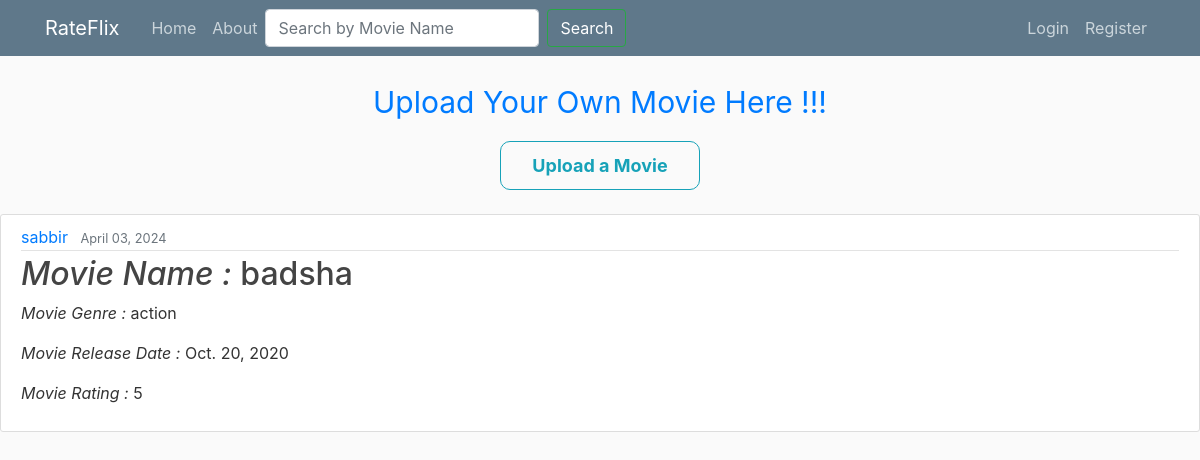
The app's page /, older data.
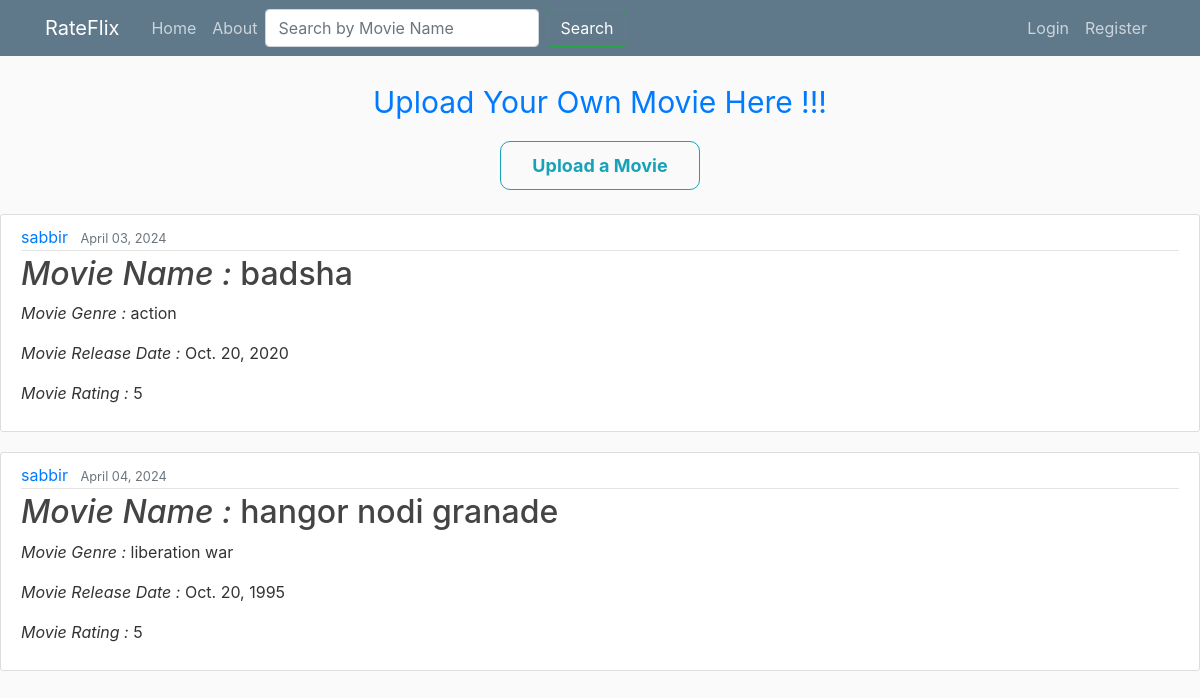
The same page, newer data.
### movies/models.py (models this page shows, shortened)
class Movie(models.Model):
    name = models.CharField(max_length=100)
    genre = models.CharField(max_length=50)
    rating = models.CharField(max_length=5)
    release_date = models.DateField()
    date_posted = models.DateTimeField(default = timezone.now)
    author = models.ForeignKey(User, on_delete = models.CASCADE)

### movies/views.py (the view)
# urls.py: path('', MovieListView.as_view(), name='movie-list'),
class MovieListView(ListView):
    model = Movie
    template_name = 'movies/movie_list.html'
    context_object_name = 'movies'
    ordering = ['-release_date']
    paginate_by = 4
    def get_context_data(self, **kwargs):
        context = super().get_context_data(**kwargs)
        context['title'] = 'Movies'
        query = self.request.GET.get('search')
        if query:
            context['message'] = f'You searched for: "{query}". '
            movies = Movie.objects.filter(Q(name__icontains=query)).order_by('-release_date')
            if not movies:
                context['message'] += f'No data found for "{query}"!'
            context['movies'] = movies
        else:
            context['message'] = 'No search query provided'
        return context
    def get_queryset(self):
        return Movie.objects.all().order_by('-release_date')

### movies/templates/movies/movie_list.html (shortened to what this page needs)
{% extends "movies/base.html" %}
{% load static %}
{% block content %}
<link rel="stylesheet" type="text/css" href="{% static 'movies/main.css' %}">
<div>
    <p id="homeheader" class="text-primary" style="display: flex; justify-content: center; align-items: center; font-size: 30px">Upload Your Own Movie Here !!! </p>
    <a class="btn btn btn-outline-info btn-md mt-2 mb-4" style="display: block; text-align: center ; width: 200px; margin: 10px auto; padding:10px; border-radius: 10px; font-size: 18px; font-weight: bold" href="{% url 'movie-create' %}">Upload a Movie</a>
    {% for movie in movies %}
        <article class="media content-section">
            <div class="media-body" >
                <div class="article-metadata">
                    <a class="mr-2" href="{% url 'user-movies' movie.author.username %}">{{ movie.author }}</a>
                    <small class="text-muted">{{ movie.date_posted | date:"F d, Y" }}</small>
                </div>
                <h2><i>Movie Name : </i><a class="article-title" href="{% url 'movie-detail' movie.id %}">{{ movie.name }}</a></h2>
                <p class="article-content"> <i>Movie Genre : </i>{{ movie.genre }}</p>
                <p class="article-content"> <i>Movie Release Date : </i>{{ movie.release_date }}</p>
                <p class="article-content"> <i>Movie Rating : </i>{{ movie.rating }}</p>
            </div>
        </article>
        {% empty %}
        <h2>{{ message }}</h2>
    {% endfor %}
</div>
{% endblock content %}

Row changes from the older to the newer data that the page shows:
added Movie: author "sabbir", date_posted "April 04, 2024", name "hangor nodi granade", genre "liberation war", release_date "Oct. 20, 1995", rating "5"
